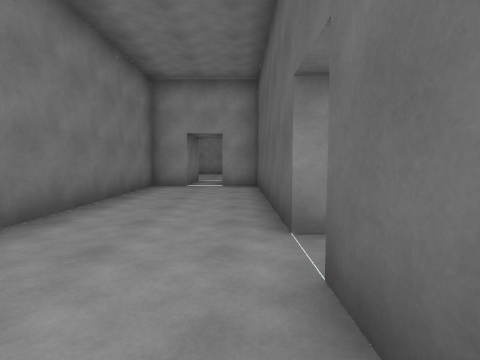
view 1 (above)

19 first-person views from a walk through a scene from a Unity 3-D project. The camera is 1.4 m above the floor, tilts 4° down and sees 85° across. Doors are open. The floor is counted in squares, 2 m on a side. Each view is taken from the middle of a square. On the plan, view 1 faces up. The plan holds only what a view shows up to about 9 squares ahead; the rest is blank. The place goes on beyond the plan. The player is left out. Surface patterns are stand-ins for the level's own textures.

view 2
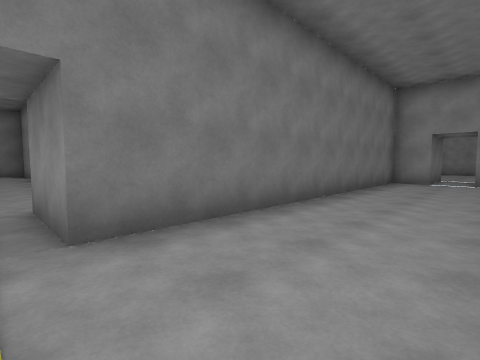

view 3
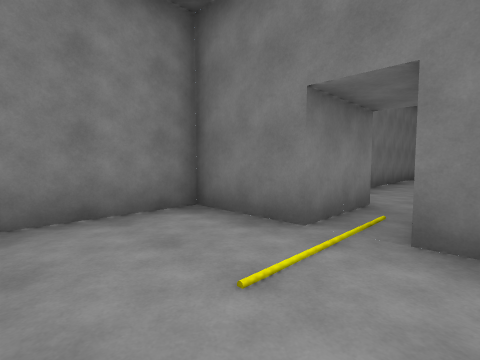

view 4
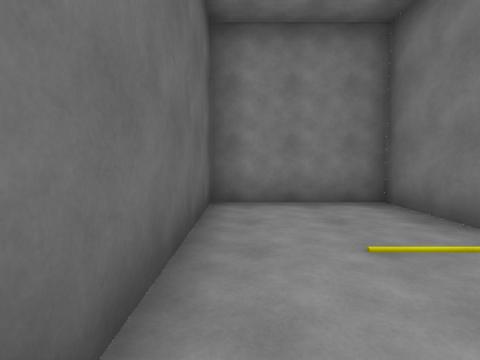

view 5
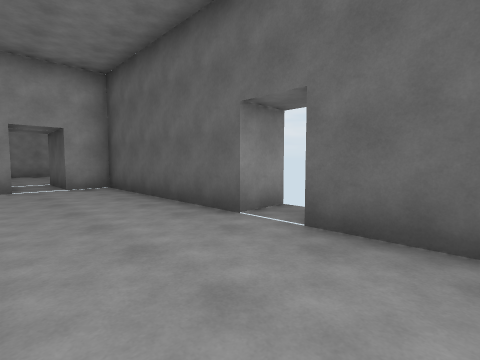

view 6
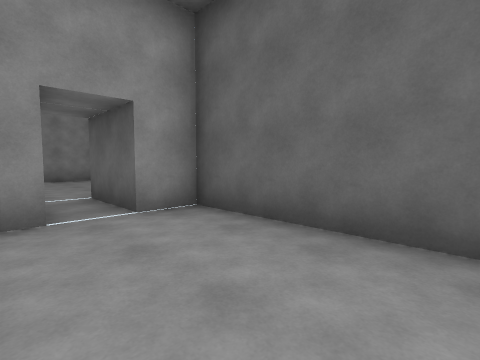

view 7
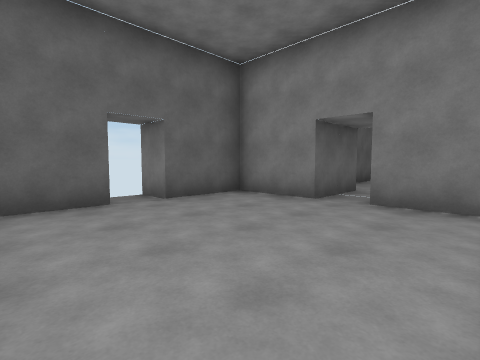

view 8
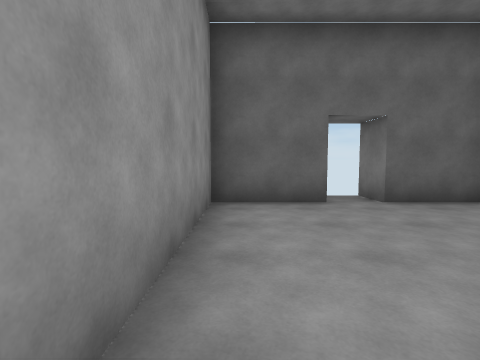

view 9
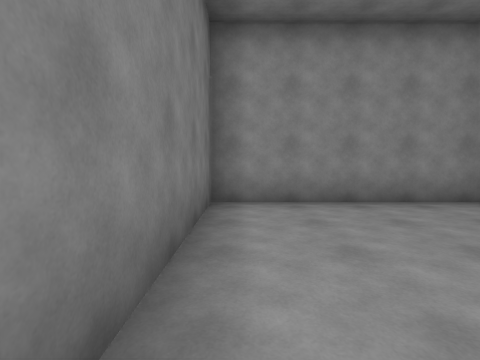

view 10
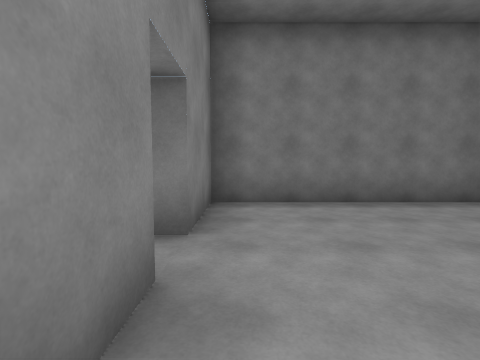

view 11
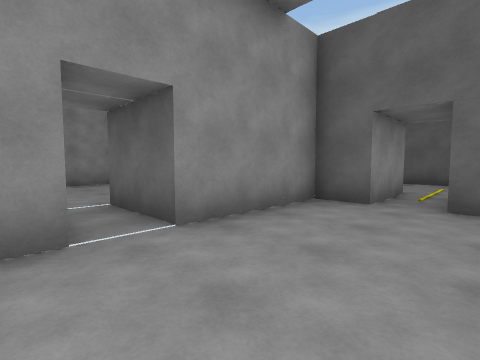

view 12
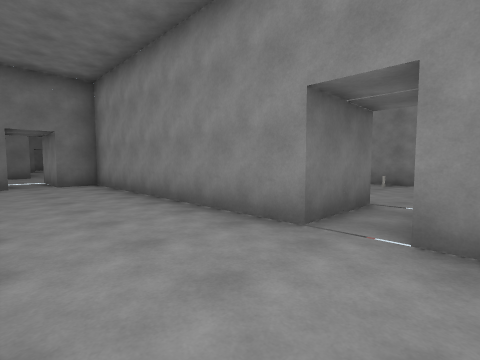

view 13
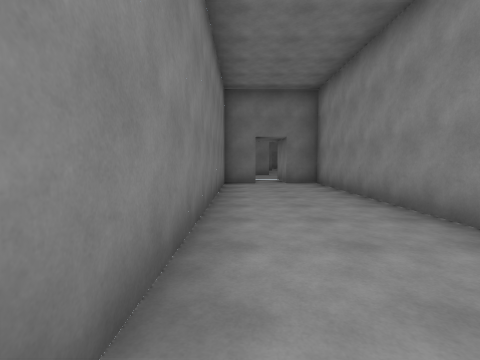

view 14
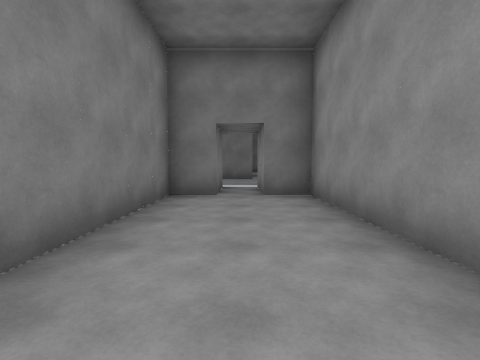

view 15
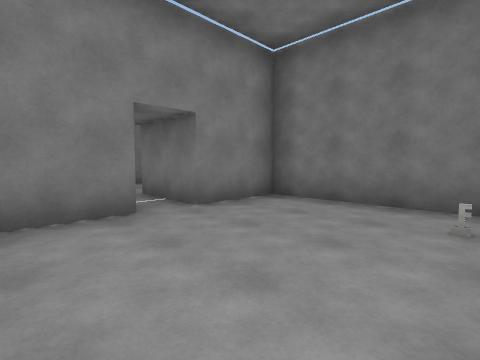

view 16
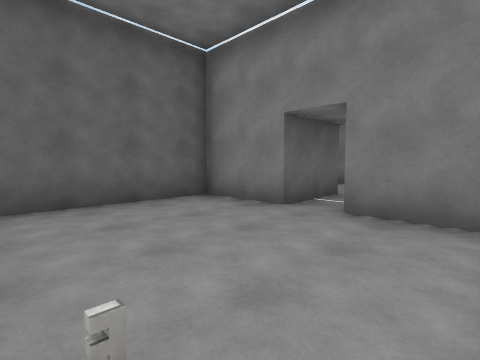

view 17
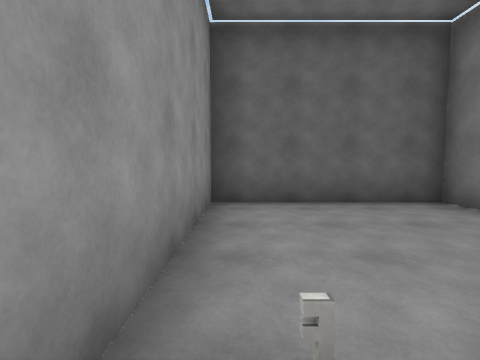

view 18
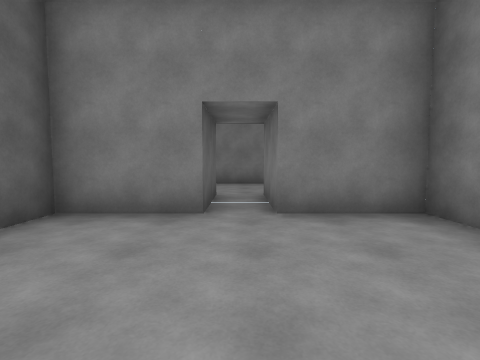

view 19
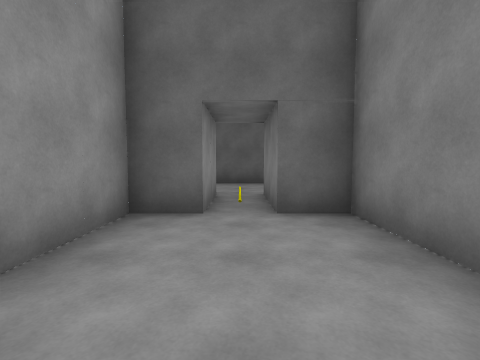

### Floor plan
Ten units are one square. View 1 is at (0, 0); x grows to the right and y downward. Boxes are objects, and circles mark ways between rooms. Rooms are numbered by the first view taken in them; rooms with no view inside come last. Other rooms are left out.
<svg viewBox="-185 -150 210 200">
<path fill="none" stroke="#000" d="M5 -25 5 -75 -5 -75M-25 25 -25 45 5 45 5 -15M-15 -75 -25 -75 -25 15M15 -124 15 -145 -35 -145 -35 -95 -15 -95M-5 -95 15 -95 15 -115M-85 5 -155 5 -155 15M-155 25 -155 35 -45 35 -45 25M-45 15 -45 5 -75 5M-75 -15 -55 -15 -55 -55 -99 -55M-105 -49 -105 -15 -85 -15M-174 25 -155 25M-155 15 -175 15M-5 -75 -5 -95M-15 -95 -15 -75M-85 -15 -85 5M-75 5 -75 -15"/>
<rect x="-95" y="-55" width="10" height="10" fill="#bbb"><title>other object</title></rect>
<circle cx="-40" cy="20" r="3" fill="#2a7"/>
<circle cx="-10" cy="-70" r="3" fill="#2a7"/>
<circle cx="-10" cy="-90" r="3" fill="#2a7"/>
<circle cx="-150" cy="20" r="3" fill="#2a7"/>
<circle cx="-80" cy="0" r="3" fill="#2a7"/>
<circle cx="-80" cy="-20" r="3" fill="#2a7"/>
<text x="-10" y="-10">1</text>
<text x="-10" y="-120">2</text>
<text x="-100" y="20">3</text>
<text x="-80" y="-40">4</text>
<text x="-170" y="20">5</text>
<text x="-10" y="-80">6</text>
<text x="-80" y="-10">7</text>
</svg>
Room 1 opens to room 3. Room 1 opens to room 6. Room 2 opens to room 6. Room 3 opens to room 5. Room 3 opens to room 7. Room 4 opens to room 7.

Where each view was taken, in squares from view 1:
view 1: 0 up, 0 right, facing up
view 2: 2 down, 0 right, facing up-left
view 3: 1 down, 0 right, facing down-left
view 4: 0 up, 0 right, facing down
view 5: 0 up, 2 left, facing up-right
view 6: 4 up, 2 left, facing up-right
view 7: 14 up, 3 left, facing down-right
view 8: 14 up, 3 left, facing right
view 9: 10 up, 3 left, facing up
view 10: 10 up, 1 right, facing left
view 11: 3 down, 9 left, facing up-right
view 12: 3 down, 7 left, facing up-left
view 13: 3 down, 7 left, facing left
view 14: 2 down, 10 left, facing left
view 15: 5 up, 6 left, facing down-left
view 16: 5 up, 10 left, facing down-right
view 17: 5 up, 10 left, facing right
view 18: 5 up, 8 left, facing down
view 19: 2 down, 8 left, facing right
